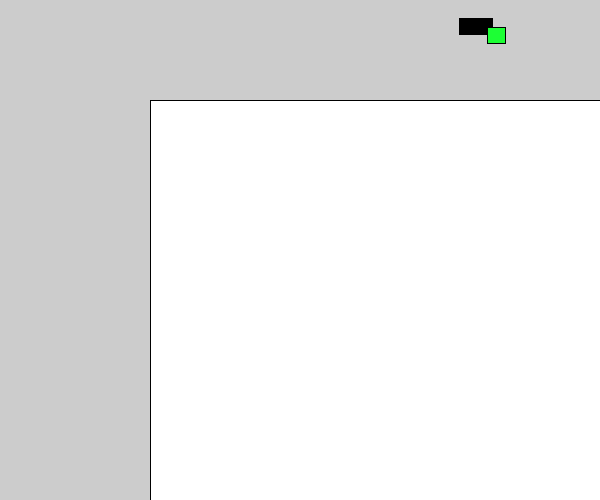
Frame 1 (no input)
Frame 60 (the mouse pressed at the canvas centre just before this capture): identical to frame 1, image omitted
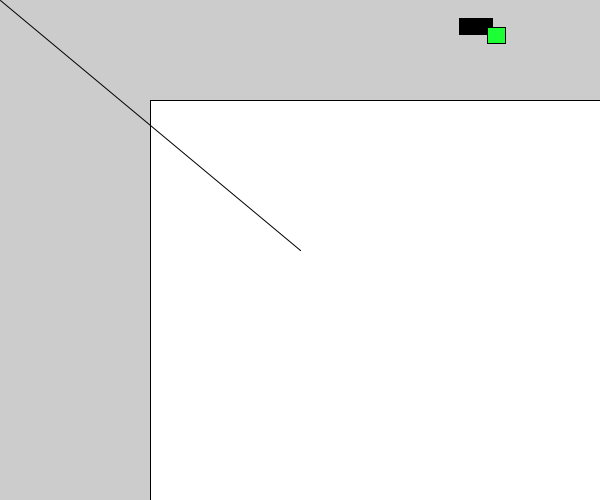
Frame 120 (the mouse held since frame 60 and released just before this capture)

The Processing sketch that drew these frames (run headless with seeded random() and noise(); from frame 60 on, the mouse is pressed at the canvas centre):

// Processing sketch: drawingprogram2
// ── drawingprogram2.pde

color  black=#000000, green= #1CFF34, reset, ink;
float drawingSurfaceX, drawingSurfaceY, drawingSurfaceWidth, drawingSurfaceHeight;
float drawingDiameter;
float cbox2X1, cbox2Y1, cbox2X2, cbox2Y2, cbox1X1, cbox1X2, cbox1Y1, cbox1Y2;
Boolean draw=false;
Boolean greenink=false, blackink=false;

void setup() {
  //fullScreen();
  size(600, 500);

  drawingSurfaceX = width*1/4;
  drawingSurfaceY = height*1/5;
  drawingSurfaceWidth = width*3/4;
  drawingSurfaceHeight = height*4/5;
  //

  drawingDiameter = width*4/100;
  //
  rect(drawingSurfaceX, drawingSurfaceY, drawingSurfaceWidth, drawingSurfaceHeight);
  //
  cbox1X1 = width*49/64;
  cbox1Y1 = height*2/30;
  cbox1X2 = width*2/64;
  cbox1Y2 = height*1/30;
  //
  cbox2X1 =  width*52/64;
  cbox2Y1 = height*1/18;
  cbox2X2 = width*2/64;
  cbox2Y2 = height*1/30;
}

void draw() {

  if (greenink == true && blackink == false) {
    ink = green;
  } else { 
    ink = black;
  }




  if (draw == true && mouseX>drawingSurfaceX  && mouseX<drawingSurfaceX+drawingSurfaceWidth  && mouseY>drawingSurfaceY && mouseY<drawingSurfaceY+drawingSurfaceHeight  ) {
    fill(ink);
    line(mouseX, mouseY, pmouseX, pmouseY);
  }

  fill(black);
  rect(cbox1X1, cbox1X2, cbox1Y1, cbox1Y2);
  fill(reset);
  //

  fill(green);
  rect(cbox2X1, cbox2Y1, cbox2X2, cbox2Y2);
  fill(reset);



  //
}

void mousePressed() {
  if ( mouseX>drawingSurfaceX  && mouseX<drawingSurfaceX+drawingSurfaceWidth  && mouseY>drawingSurfaceY && mouseY<drawingSurfaceY+drawingSurfaceHeight ) {
    if (draw == false) {
      draw = true;
    } else {
      draw = false;
    }
  }



  if ( mouseX>cbox2X1  && mouseX<cbox2X1+cbox2X2  && mouseY>cbox2Y1 && mouseY<cbox2Y1+cbox2Y2) {

    blackink=false;
    greenink=true;
  }
  //





  if ( mouseX>cbox1X1  && mouseX<cbox1X1+cbox1X2  && mouseY>cbox1Y1 && mouseY<cbox1Y1+cbox1Y2) {
    greenink=false;
    blackink=true;
  }

  //
}
